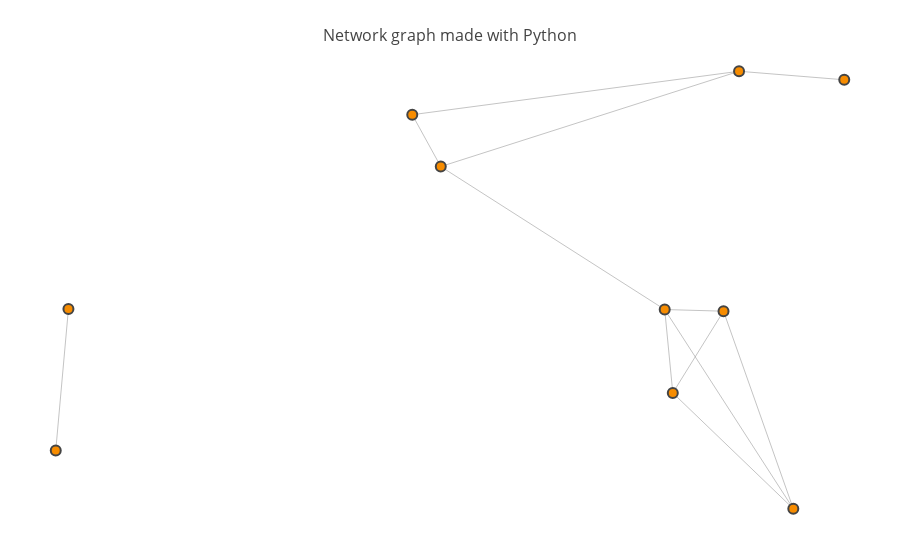

Notebook code for this chart:
### Markdown cell above
### Map Basics

### Code cell
map_10 = load_map_10()
show_map(map_10)

### Figure 1 — Plotly figure (JSON) as saved in the notebook; plotly's stock layout.template omitted (floating-point values rounded to 4 significant figures)
{"data": [{"hoverinfo": "none", "line": {"color": "#888", "width": 0.5}, "mode": "lines", "type": "scatter", "x": [0.7799, 0.4902, null, 0.7799, 0.882, null, 0.7799, 0.4625, null, 0.7648, 0.7155, null, 0.7648, 0.7077, null, 0.7648, 0.8326, null, 0.7155, 0.7077, null, 0.7155, 0.8326, null, 0.7077, 0.8326, null, 0.7077, 0.4902, null, 0.4902, 0.4625, null, 0.1162, 0.1285, null], "y": [0.6923, 0.5465, null, 0.6923, 0.6792, null, 0.6923, 0.6258, null, 0.3253, 0.2003, null, 0.3253, 0.3278, null, 0.3253, 0.02311, null, 0.2003, 0.3278, null, 0.2003, 0.02311, null, 0.3278, 0.02311, null, 0.3278, 0.5465, null, 0.5465, 0.6258, null, 0.1124, 0.3286, null]}, {"hoverinfo": "text", "marker": {"color": [0, 0, 0, 0, 0, 0, 0, 0, 0, 0], "colorbar": {"thickness": 15, "title": "Node Connections", "titleside": "right", "xanchor": "left"}, "colorscale": "Hot", "line": {"width": 2}, "reversescale": true, "showscale": false, "size": 10}, "mode": "markers", "text": ["Intersection 0", "Intersection 1", "Intersection 2", "Intersection 3", "Intersection 4", "Intersection 5", "Intersection 6", "Intersection 7", "Intersection 8", "Intersection 9"], "type": "scatter", "x": [0.7799, 0.7648, 0.7155, 0.7077, 0.8326, 0.4902, 0.882, 0.4625, 0.1162, 0.1285], "y": [0.6923, 0.3253, 0.2003, 0.3278, 0.02311, 0.5465, 0.6792, 0.6258, 0.1124, 0.3286]}], "layout": {"hovermode": "closest", "margin": {"b": 20, "l": 5, "r": 5, "t": 40}, "showlegend": false, "title": "<br>Network graph made with Python", "titlefont": {"size": 16}, "xaxis": {"showgrid": false, "showticklabels": false, "zeroline": false}, "yaxis": {"showgrid": false, "showticklabels": false, "zeroline": false}}}
